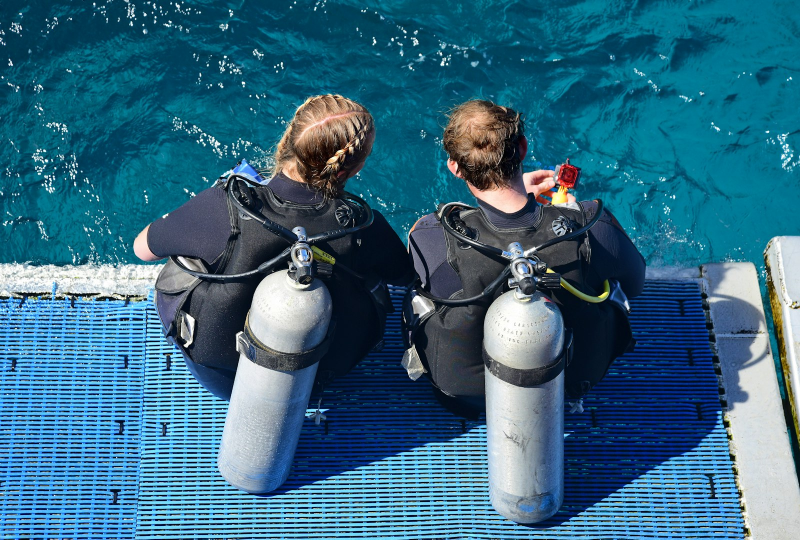
#> input picture assets/photos/about.jpg, 1600 x 1079 px, given in place of hero-raw.jpg, which was not available (shown at 1/2 size)
$ python grade-photos.py
#> lines starting #> are read from the running program, lines starting #| are printed output that depends on the picture; pictures that were not available may be replaced by others from this repository, and a replacement may not be noted
"""Apply a moody blue-gray duotone grade to the site photos, to match the
alt design's visual language. Converts each photo to grayscale by
luminance, then recolors shadows-to-highlights along a dark navy -> pale
blue-gray ramp (ImageOps.colorize), with a slight contrast boost.

- assets/photos/<name>-raw.jpg -> assets/photos/<name>.jpg (hero, about, courses)
- the main site's colour-corrected gallery (../assets/photos/gallery/, made by
  scripts/process-photos.py) -> assets/photos/gallery/ here

Paths are relative to this script, so the same file works in alt/, alt2/ and
alt3/. Source credits: see assets/photos/SOURCES.md
"""
from pathlib import Path

from PIL import Image, ImageOps, ImageEnhance

SITE_DIR = Path(__file__).resolve().parent.parent
PHOTO_DIR = SITE_DIR / "assets/photos"
GALLERY_SRC = SITE_DIR.parent / "assets/photos/gallery"
GALLERY_OUT = PHOTO_DIR / "gallery"

FILES = ["hero", "about", "course-discovery", "course-specialty", "course-divemaster"]

SHADOW = (8, 16, 24)      # near-black navy
MID = (46, 74, 92)        # slate blue
HIGHLIGHT = (214, 226, 230)  # pale blue-gray


def grade(src, out_path):
    img = Image.open(src).convert("RGB")
#> img is the input picture: PIL image 1600x1079 RGB; mean R, G, B 52, 104.3, 129.3
    img = ImageEnhance.Contrast(img).enhance(1.12)
    gray = ImageOps.grayscale(img)
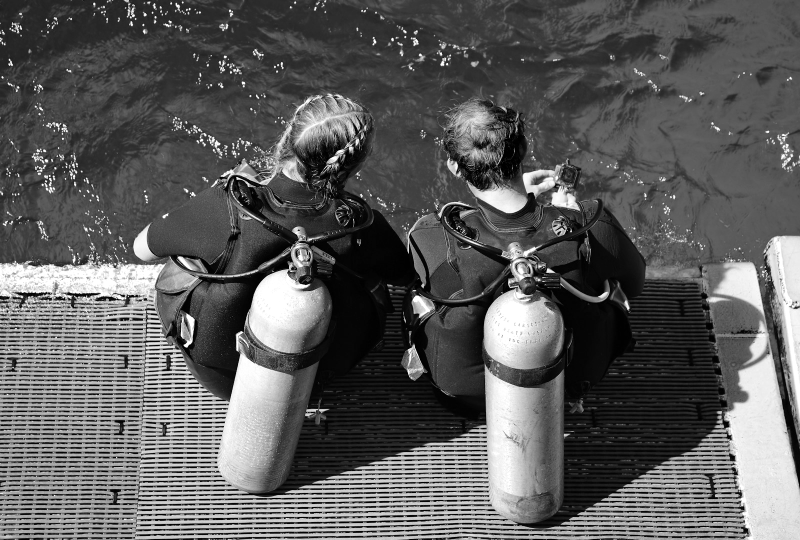
#> gray: PIL image 1600x1079 L (shown at 1/2 size); min 0, max 255, mean 92.4
    gray = ImageOps.autocontrast(gray, cutoff=1)
    duotone = ImageOps.colorize(gray, black=SHADOW, mid=MID, white=HIGHLIGHT, midpoint=127)
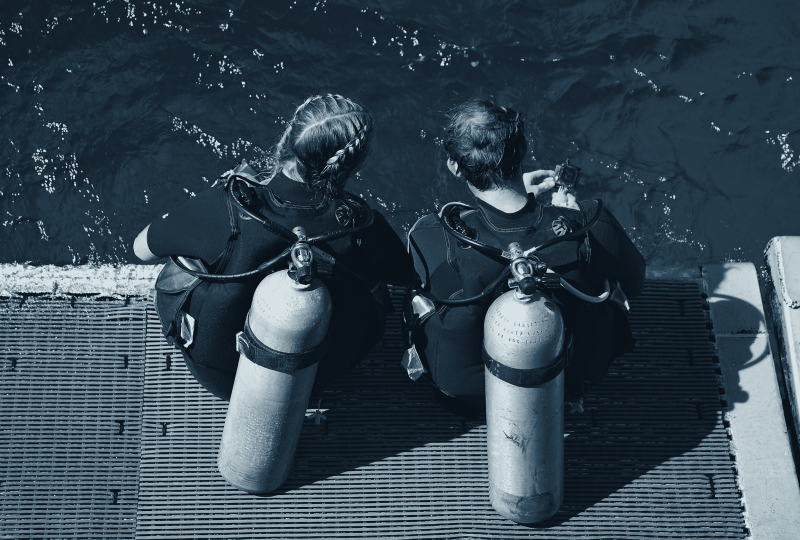
#> duotone: PIL image 1600x1079 RGB (shown at 1/2 size); mean R, G, B 53.1, 70.4, 82.2
    duotone = ImageEnhance.Color(duotone).enhance(1.05)
    duotone.save(out_path, quality=87, progressive=True)
    print(f"wrote {out_path.relative_to(SITE_DIR.parent)} {duotone.size}")
#| wrote alt/assets/photos/hero.jpg (1600, 1079)


for name in FILES:
    grade(PHOTO_DIR / f"{name}-raw.jpg", PHOTO_DIR / f"{name}.jpg")
#> pass 2 of the loop `for name in FILES:`:
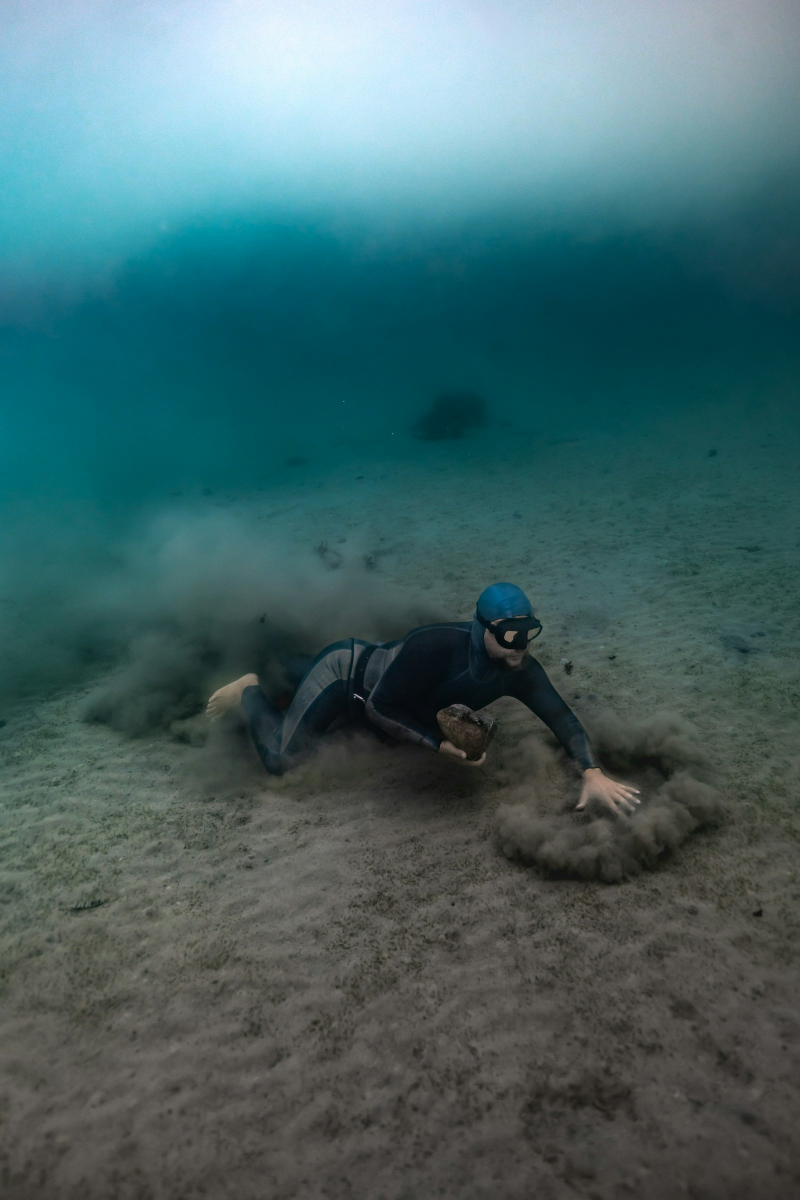
#> input picture assets/photos/course-divemaster.jpg, 1600 x 2400 px, given in place of about-raw.jpg, which was not available (shown at 1/2 size)
#> in grade, img is the input picture: PIL image 1600x2400 RGB; mean R, G, B 68, 100.8, 103.1
#> in grade (call 2), `gray = ImageOps.grayscale(img)`:
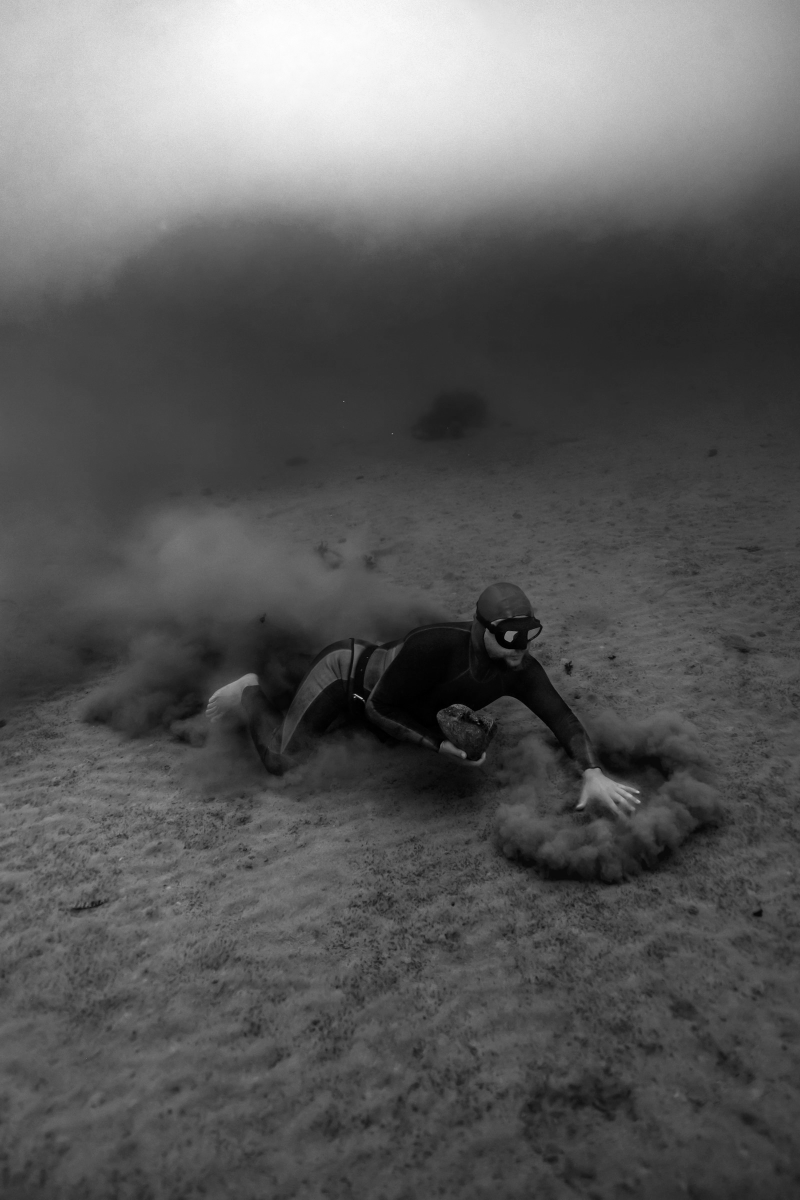
#> gray: PIL image 1600x2400 L (shown at 1/2 size); min 0, max 254, mean 91.3
#> in grade (call 2), `duotone = ImageOps.colorize(gray, black=SHADOW, mid=MID, white=HIGHLIG..`:
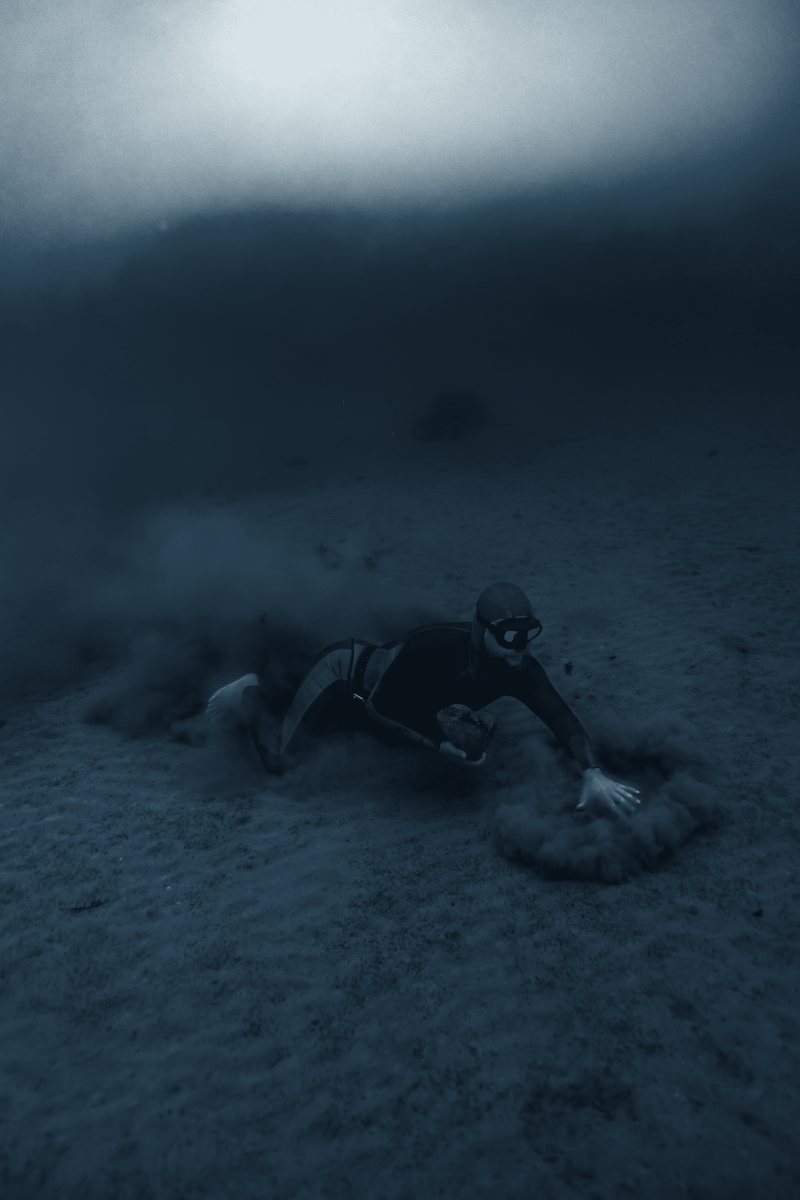
#> duotone: PIL image 1600x2400 RGB (shown at 1/2 size); mean R, G, B 47.3, 65.5, 78
#| wrote alt/assets/photos/about.jpg (1600, 2400)
#> (the run stopped early here; a loop or call above may not have finished)
